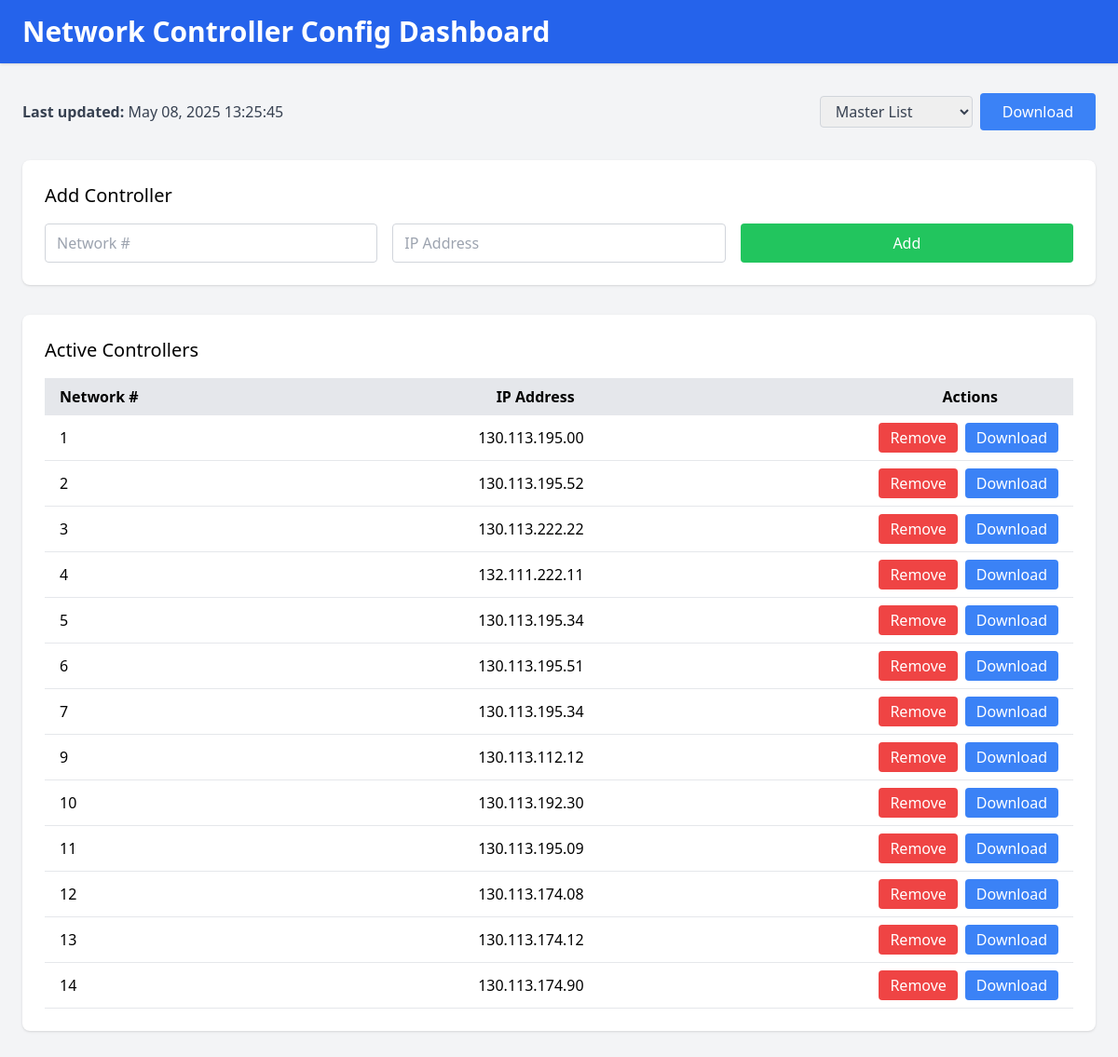
Before: / with the older database file.
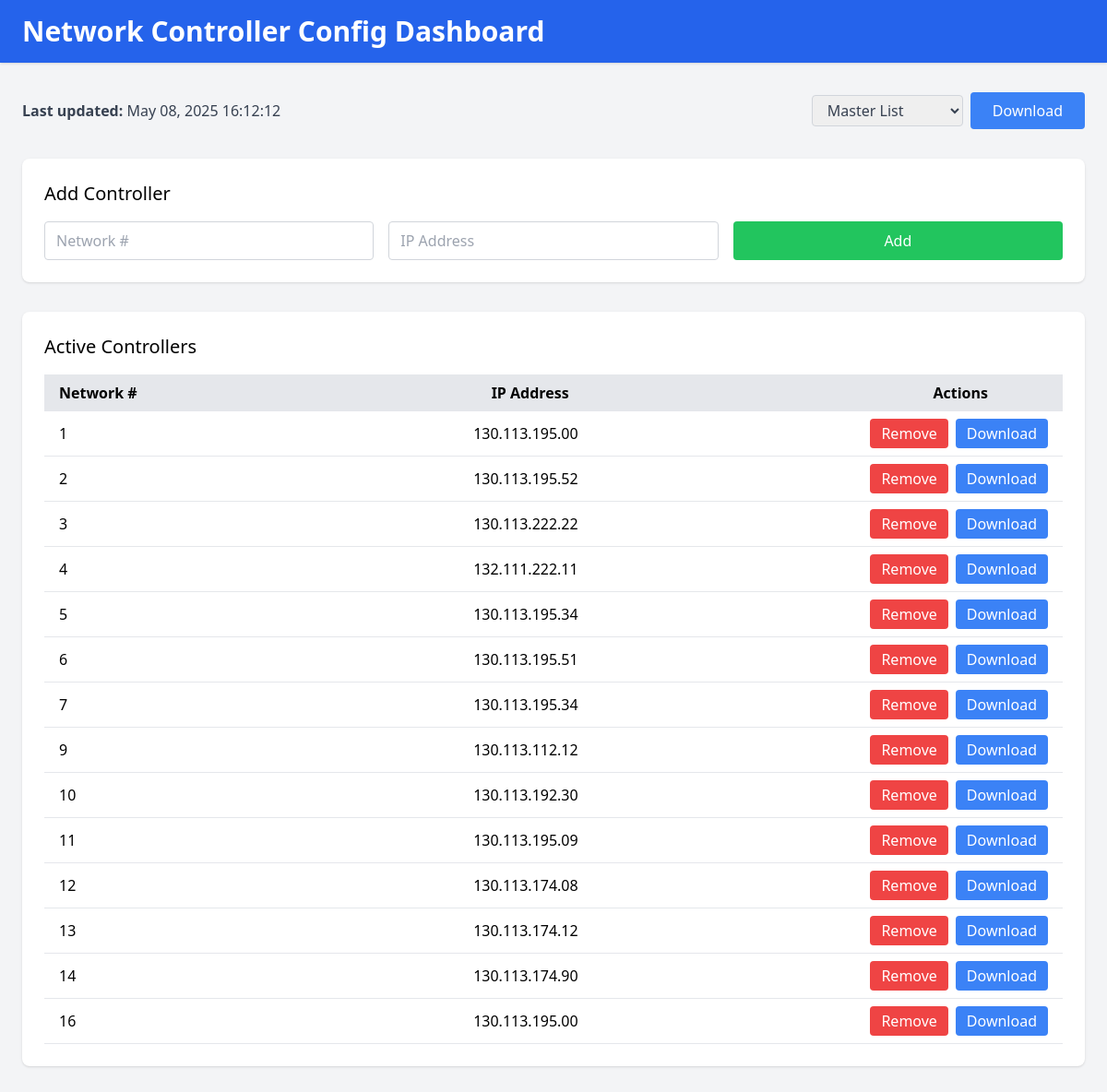
After: the same page with the newer database file.
### tables this page shows
CREATE TABLE buildings (
                 id INTEGER PRIMARY KEY AUTOINCREMENT,
                 building_number INTEGER UNIQUE,
                 ip_address TEXT,
                 status TEXT DEFAULT 'active',
                 last_updated TEXT);

### app.py (the view)
@app.route('/')
def index():
    raw_ts = get_last_update()
    if raw_ts:
        try:
            dt = datetime.datetime.fromisoformat(raw_ts)
            last_update = dt.strftime("%b %d, %Y %H:%M:%S")
        except Exception:
            last_update = raw_ts
    else:
        last_update = '—'
    return render_template(
        'index.html',
        buildings   = get_buildings(),
        last_update = last_update,
        messages    = get_flashed_messages(with_categories=True)
    )

### app.py (called while the page is built)
def get_buildings():
    conn = sqlite3.connect(DB_PATH)
    c = conn.cursor()
    c.execute("""
        SELECT * FROM buildings
         WHERE status='active' AND building_number>0
      ORDER BY building_number
    """)
    rows = c.fetchall()
    conn.close()
    return rows

def get_last_update():
    conn = sqlite3.connect(DB_PATH)
    c = conn.cursor()
    c.execute("SELECT MAX(timestamp) FROM logs")
    ts = c.fetchone()[0]
    conn.close()
    return ts

### templates/index.html (shortened to what this page needs)
<!DOCTYPE html>
<html lang="en" class="h-screen w-screen">
<head>
  <script src="https://cdn.tailwindcss.com"></script>
</head>
<body class="flex flex-col h-screen w-screen bg-gray-100">
  <header class="bg-blue-600 text-white py-4 w-full shadow">
    <div class="w-full px-6">
      <h1 class="text-3xl font-bold">Network Controller Config Dashboard</h1>
    </div>
  </header>
  <main class="flex-1 w-full px-6 py-8 overflow-auto space-y-8">
    <div class="flex justify-between items-center text-gray-700">
      <div>
        <strong>Last updated:</strong> {{ last_update or '—' }}
      </div>
      <form action="/export" method="get" class="flex items-center space-x-2">
        <select name="type" required class="border border-gray-300 rounded px-3 py-1 focus:ring-2 focus:ring-blue-500">
          <option value="master">Master List</option>
        </select>
        <button type="submit" class="bg-blue-500 text-white rounded px-6 py-2 hover:bg-blue-600 transition">
          Download
        </button>
      </form>
    </div>
    <section class="bg-white rounded-lg shadow p-6 w-full">
      <h2 class="text-xl font-medium mb-4">Add Controller</h2>
      <form id="addForm" method="POST" action="/add" class="grid grid-cols-1 sm:grid-cols-3 gap-4 w-full">
        <input type="number" id="addNumber" name="building_number" required placeholder="Network #" class="border border-gray-300 rounded px-3 py-2 w-full focus:ring-2 focus:ring-blue-500" />
        <input type="text" id="addIp" name="ip" required placeholder="IP Address" class="border border-gray-300 rounded px-3 py-2 w-full focus:ring-2 focus:ring-blue-500" />
        <button type="submit" class="bg-green-500 text-white rounded px-6 py-2 w-full hover:bg-green-600 transition">Add</button>
      </form>
    </section>
    <section class="bg-white rounded-lg shadow p-6 w-full">
      <h2 class="text-xl font-medium mb-4">Active Controllers</h2>
      <div class="w-full overflow-x-auto">
        <table class="w-full table-auto">
          <thead class="bg-gray-200">
            <tr>
              <th class="px-4 py-2 text-left">Network #</th>
              <th class="px-4 py-2 text-right"><div class="relative left-[-10px]">IP Address</div></th>
              <th class="px-4 py-2 text-right"><div class="relative left-[-65px]">Actions</div></th>
            </tr>
          </thead>
          <tbody>
            {% for b in buildings %}
              <tr class="border-b hover:bg-gray-50">
                <td class="px-4 py-2">{{ b[1] }}</td>
                <td class="px-4 py-2 text-right">{{ b[2] }}</td>
                <td class="px-4 py-2 flex justify-end space-x-2">
                  <a href="/remove/{{ b[1] }}" data-number="{{ b[1] }}" data-ip="{{ b[2] }}" class="remove-link bg-red-500 text-white rounded px-3 py-1 hover:bg-red-600 transition">Remove</a>
                  <a href="/export?type=single&building_number={{ b[1] }}" class="bg-blue-500 text-white rounded px-3 py-1 hover:bg-blue-600 transition">Download</a>
                </td>
              </tr>
            {% else %}
              <tr>
                <td colspan="3" class="text-center py-4 text-gray-500">No active controllers.</td>
              </tr>
            {% endfor %}
          </tbody>
        </table>
      </div>
    </section>
  </main>
</body>
</html>

Changed rows visible on the page:
added buildings: building_number "16", ip_address "130.113.195.00"
Other visible differences:
{{ last_update or '—' }}: "May 08, 2025 13:25:45" → "May 08, 2025 16:12:12"
